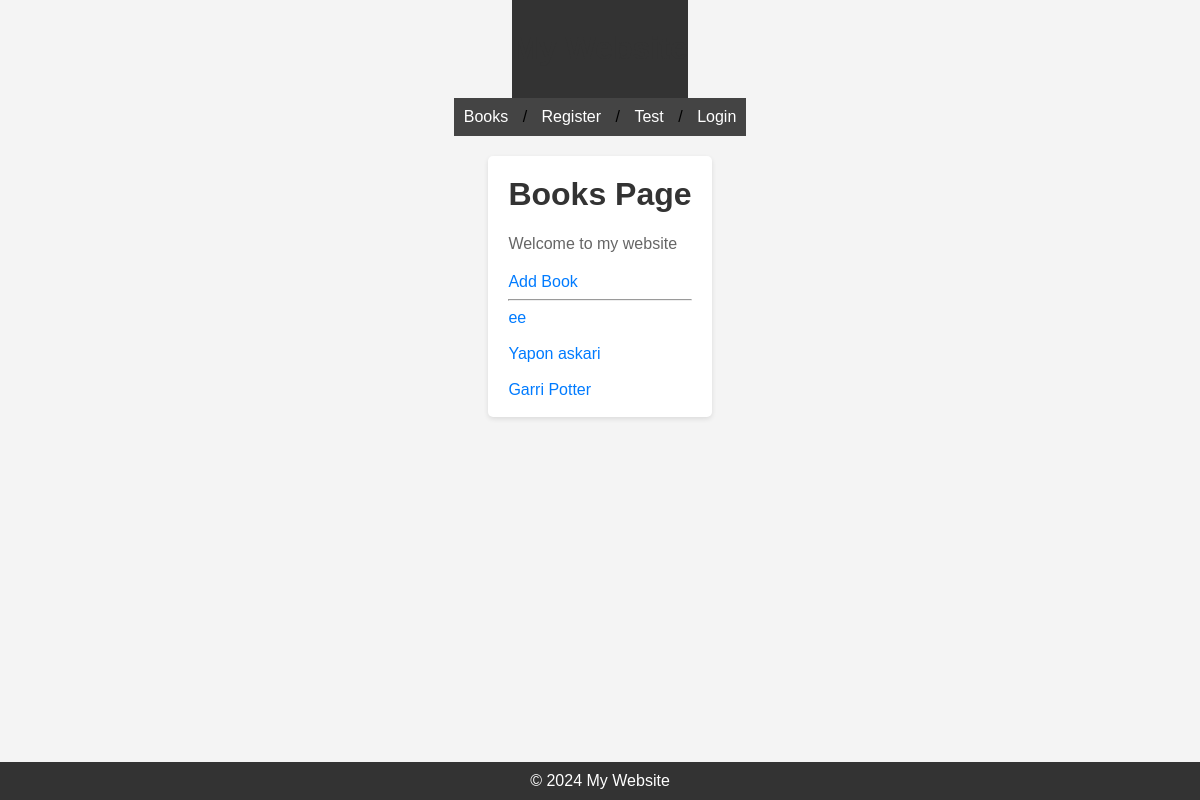
Before: /products/books/ with the older database file.
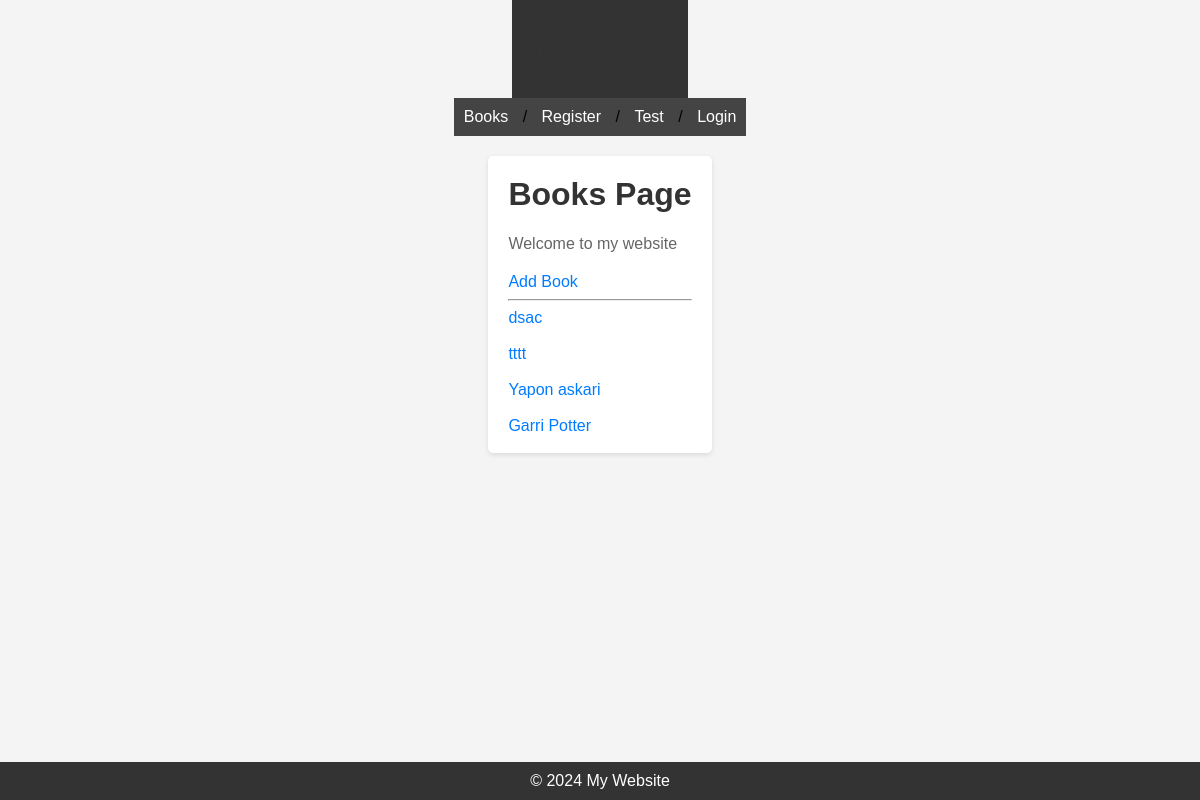
After: the same page with the newer database file.
### products/models.py (models this page shows, shortened)
class Books(models.Model):
    title = models.CharField(max_length=100)
    description = models.TextField()
    price = models.IntegerField()
    category = models.ForeignKey(CategoryBooks, on_delete=models.CASCADE)
    image = models.ImageField(upload_to='books/', blank=True, null=True)
    page = models.IntegerField()
    book_lang = models.ForeignKey(Language, on_delete=models.DO_NOTHING)
    class Meta:
        db_table = 'books'

### products/views.py (the view)
# urls.py: path('books/', views.BookListView.as_view(), name='book-list'),
class BookListView(View):
    def get(self, request):
        books = Books.objects.all().order_by('-id')
        return render(request, 'book/book_list.html', {'books': books})

### templates/book/book_list.html (shortened to what this page needs)
{% extends "base.html" %}
{% block content %}
    <h1>Books Page</h1>
    <p>Welcome to my website</p>
    <a href="{% url 'products:create-book' %}">Add Book</a>
    <hr>
    {% for b in books %}
        <a href="{% url 'products:book-detail' b.pk %}">{{ b.title }}</a> <br><br>
    {% endfor %}
{% endblock content %}

Changed rows visible on the page:
removed Books: title "ee"
added Books: title "dsac"
added Books: title "tttt"
